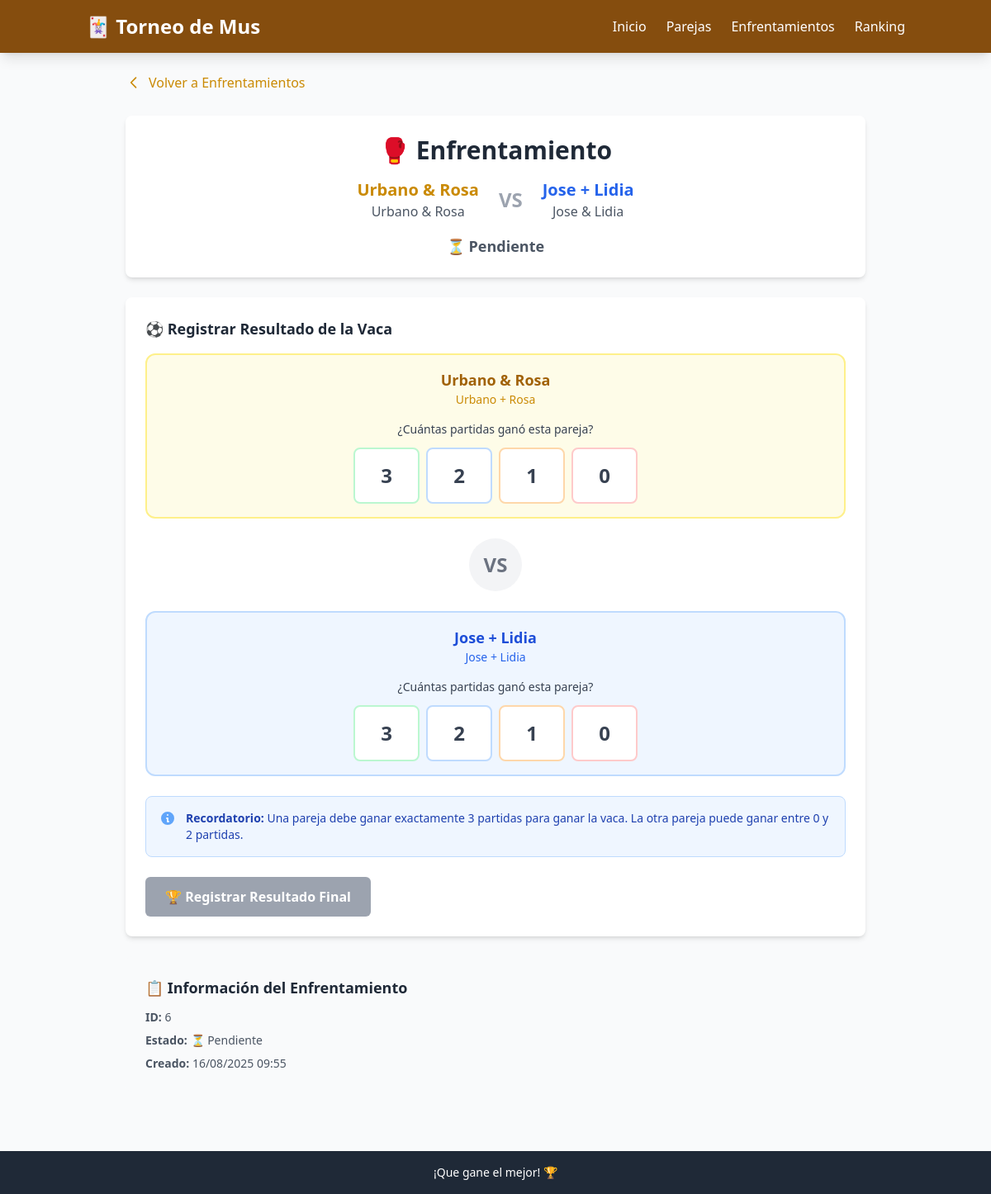
The page /matches/6 on the database as committed earlier.
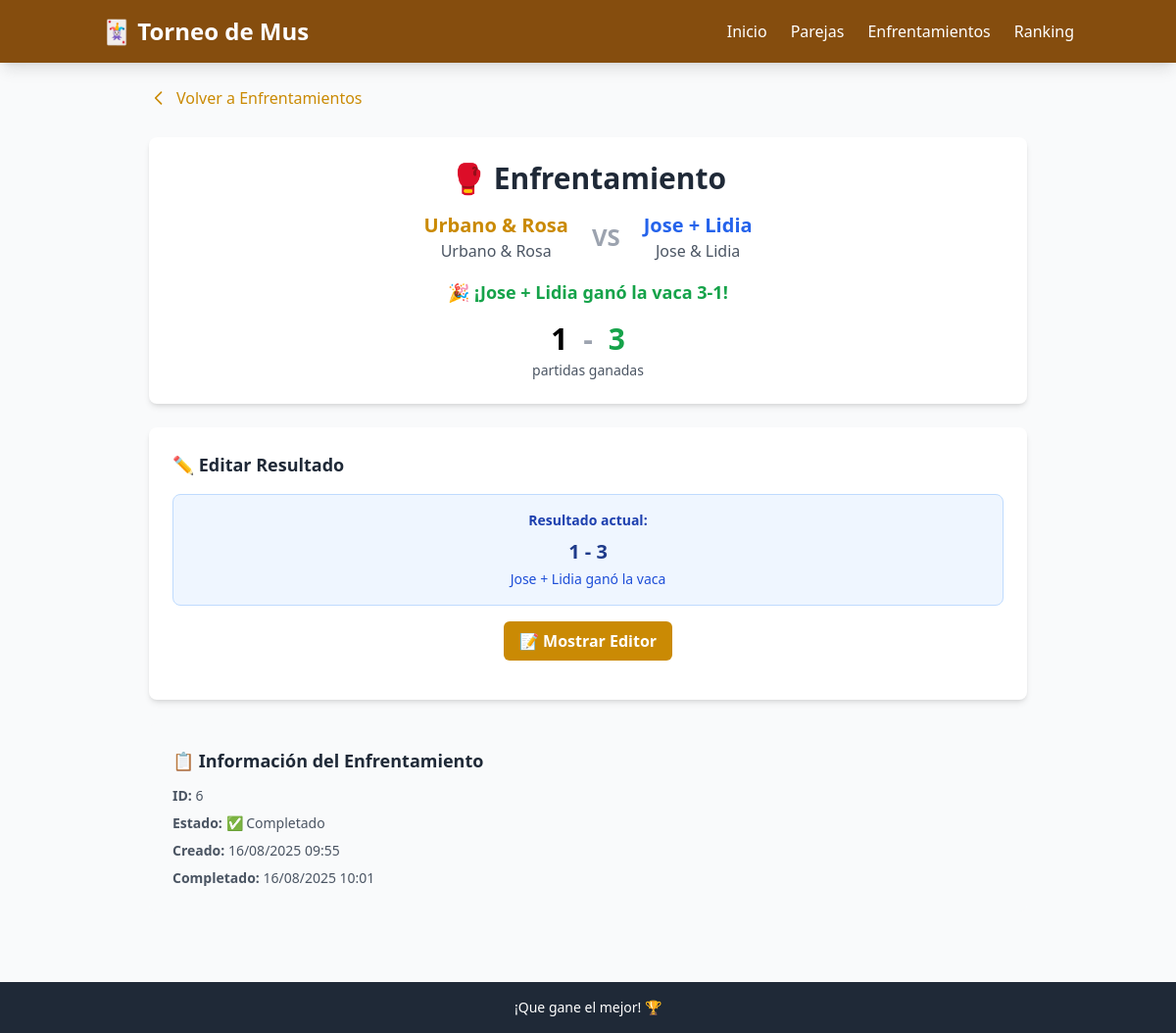
The same page on the database as committed later.
### models.py (models this page shows)
class Team(Base):
    __tablename__ = "teams"
    id = Column(Integer, primary_key=True, index=True)
    name = Column(String, unique=True, index=True)
    player1 = Column(String)
    player2 = Column(String)
    created_at = Column(DateTime, server_default=func.now())
    matches_as_team1 = relationship("Match", foreign_keys="[Match.team1_id]", back_populates="team1")
    matches_as_team2 = relationship("Match", foreign_keys="[Match.team2_id]", back_populates="team2")
    won_matches = relationship("Match", foreign_keys="[Match.winner_id]", back_populates="winner")

class Match(Base):
    __tablename__ = "matches"
    id = Column(Integer, primary_key=True, index=True)
    team1_id = Column(Integer, ForeignKey("teams.id"))
    team2_id = Column(Integer, ForeignKey("teams.id"))
    status = Column(Enum(MatchStatus), default=MatchStatus.PENDING)
    winner_id = Column(Integer, ForeignKey("teams.id"), nullable=True)
    team1_games_won = Column(Integer, default=0)  # Partidas ganadas por team1
    team2_games_won = Column(Integer, default=0)  # Partidas ganadas por team2
    created_at = Column(DateTime, server_default=func.now())
    completed_at = Column(DateTime, nullable=True)
    team1 = relationship("Team", foreign_keys=[team1_id], back_populates="matches_as_team1")
    team2 = relationship("Team", foreign_keys=[team2_id], back_populates="matches_as_team2")
    winner = relationship("Team", foreign_keys=[winner_id], back_populates="won_matches")

### main.py (the view)
@app.get("/matches/{match_id}", response_class=HTMLResponse)
def match_detail(match_id: int, request: Request, db: Session = Depends(get_db)):
    match = db.query(Match).filter(Match.id == match_id).first()
    if not match:
        raise HTTPException(status_code=404, detail="Match not found")
    return templates.TemplateResponse("match_detail.html", {
        "request": request,
        "match": match
    })

### templates/match_detail.html (shortened to what the changed rows need)
{% extends "base.html" %}
{% block content %}
<div class="max-w-4xl mx-auto">
    <div class="bg-white rounded-lg shadow-md p-6 mb-6">
        <div class="text-center">
            <h2 class="text-2xl md:text-3xl font-bold text-gray-800 mb-4">
                🥊 Enfrentamiento
            </h2>
            <div class="flex items-center justify-center space-x-6 mb-4">
                <div class="text-center">
                    <h3 class="text-xl font-bold text-mus-600">{{ match.team1.name }}</h3>
                    <p class="text-gray-600">
                        <span class="font-medium">{{ match.team1.player1 }}</span> &
                        <span class="font-medium">{{ match.team1.player2 }}</span>
                    </p>
                </div>
                <div class="text-2xl font-bold text-gray-400">VS</div>
                <div class="text-center">
                    <h3 class="text-xl font-bold text-blue-600">{{ match.team2.name }}</h3>
                    <p class="text-gray-600">
                        <span class="font-medium">{{ match.team2.player1 }}</span> &
                        <span class="font-medium">{{ match.team2.player2 }}</span>
                    </p>
                </div>
            </div>
            {% if match.status.value == 'completed' %}
                <div class="text-lg text-green-600 font-bold">
                    🎉 ¡{{ match.winner.name }} ganó la vaca {{ match.winner.id == match.team1_id and match.team1_games_won or match.team2_games_won }}-{{ match.winner.id == match.team1_id and match.team2_games_won or match.team1_games_won }}!
                </div>
            {% elif match.status.value == 'in_progress' %}
                <div class="text-lg text-orange-600 font-bold">
                    ⚡ En progreso
                </div>
            {% else %}
                <div class="text-lg text-gray-600 font-bold">
                    ⏳ Pendiente
                </div>
            {% endif %}
        </div>
        {% if match.team1_games_won > 0 or match.team2_games_won > 0 %}
        <div class="text-center mt-4">
            <div class="text-3xl font-bold">
                <span class="{% if match.team1_games_won > match.team2_games_won %}text-green-600{% endif %}">{{ match.team1_games_won }}</span>
                <span class="mx-2 text-gray-400">-</span>
                <span class="{% if match.team2_games_won > match.team1_games_won %}text-green-600{% endif %}">{{ match.team2_games_won }}</span>
            </div>
            <div class="text-sm text-gray-600 mt-1">partidas ganadas</div>
        </div>
        {% endif %}
    </div>
    {% if match.status.value != 'completed' %}
    <div class="bg-white rounded-lg shadow-md p-6 mb-6" x-data="matchResultForm()">
        <h3 class="text-lg font-semibold text-gray-800 mb-4">⚽ Registrar Resultado de la Vaca</h3>
        <form @submit.prevent="validateAndSubmit()" action="/matches/{{ match.id }}/set-result" method="post" class="space-y-6">
            <div class="space-y-6">
                <div class="bg-mus-50 border-2 border-mus-200 rounded-xl p-4">
                    <div class="text-center mb-4">
                        <h4 class="text-lg font-bold text-mus-700">{{ match.team1.name }}</h4>
                        <p class="text-sm text-mus-600">{{ match.team1.player1 }} + {{ match.team1.player2 }}</p>
                    </div>
                    <div class="text-center mb-3">
                        <p class="text-sm font-medium text-gray-700">¿Cuántas partidas ganó esta pareja?</p>
                    </div>
                    <div class="flex justify-center space-x-2">
                        <button type="button" @click="selectTeam1Games(3)"
                                :class="team1Games === '3' ? 'bg-green-600 text-white shadow-lg' : 'bg-white text-gray-700 hover:bg-green-50'"
                                class="flex-1 max-w-20 py-4 px-3 rounded-lg border-2 border-green-200 font-bold text-2xl transition-all duration-200 active:scale-95">
                            3
                        </button>
                        <button type="button" @click="selectTeam1Games(2)"
                                :class="team1Games === '2' ? 'bg-blue-600 text-white shadow-lg' : 'bg-white text-gray-700 hover:bg-blue-50'"
                                class="flex-1 max-w-20 py-4 px-3 rounded-lg border-2 border-blue-200 font-bold text-2xl transition-all duration-200 active:scale-95">
                            2
                        </button>
                        <button type="button" @click="selectTeam1Games(1)"
                                :class="team1Games === '1' ? 'bg-orange-600 text-white shadow-lg' : 'bg-white text-gray-700 hover:bg-orange-50'"
                                class="flex-1 max-w-20 py-4 px-3 rounded-lg border-2 border-orange-200 font-bold text-2xl transition-all duration-200 active:scale-95">
                            1
                        </button>
                        <button type="button" @click="selectTeam1Games(0)"
                                :class="team1Games === '0' ? 'bg-red-600 text-white shadow-lg' : 'bg-white text-gray-700 hover:bg-red-50'"
                                class="flex-1 max-w-20 py-4 px-3 rounded-lg border-2 border-red-200 font-bold text-2xl transition-all duration-200 active:scale-95">
                            0
                        </button>
                    </div>
                </div>
                <div class="text-center">
                    <div class="inline-flex items-center justify-center w-16 h-16 bg-gray-100 rounded-full">
                        <span class="text-2xl font-bold text-gray-500">VS</span>
                    </div>
                </div>
                <div class="bg-blue-50 border-2 border-blue-200 rounded-xl p-4">
                    <div class="text-center mb-4">
                        <h4 class="text-lg font-bold text-blue-700">{{ match.team2.name }}</h4>
                        <p class="text-sm text-blue-600">{{ match.team2.player1 }} + {{ match.team2.player2 }}</p>
                    </div>
                    <div class="text-center mb-3">
                        <p class="text-sm font-medium text-gray-700">¿Cuántas partidas ganó esta pareja?</p>
                    </div>
                    <div class="flex justify-center space-x-2">
                        <button type="button" @click="selectTeam2Games(3)"
                                :class="team2Games === '3' ? 'bg-green-600 text-white shadow-lg' : 'bg-white text-gray-700 hover:bg-green-50'"
                                class="flex-1 max-w-20 py-4 px-3 rounded-lg border-2 border-green-200 font-bold text-2xl transition-all duration-200 active:scale-95">
                            3
                        </button>
                        <button type="button" @click="selectTeam2Games(2)"
                                :class="team2Games === '2' ? 'bg-blue-600 text-white shadow-lg' : 'bg-white text-gray-700 hover:bg-blue-50'"
                                class="flex-1 max-w-20 py-4 px-3 rounded-lg border-2 border-blue-200 font-bold text-2xl transition-all duration-200 active:scale-95">
                            2
                        </button>
                        <button type="button" @click="selectTeam2Games(1)"
                                :class="team2Games === '1' ? 'bg-orange-600 text-white shadow-lg' : 'bg-white text-gray-700 hover:bg-orange-50'"
                                class="flex-1 max-w-20 py-4 px-3 rounded-lg border-2 border-orange-200 font-bold text-2xl transition-all duration-200 active:scale-95">
                            1
                        </button>
                        <button type="button" @click="selectTeam2Games(0)"
                                :class="team2Games === '0' ? 'bg-red-600 text-white shadow-lg' : 'bg-white text-gray-700 hover:bg-red-50'"
                                class="flex-1 max-w-20 py-4 px-3 rounded-lg border-2 border-red-200 font-bold text-2xl transition-all duration-200 active:scale-95">
                            0
                        </button>
                    </div>
                </div>
            </div>
            <div class="bg-blue-50 border border-blue-200 rounded-lg p-4">
                <div class="flex items-start">
                    <div class="flex-shrink-0">
                        <svg class="w-5 h-5 text-blue-400" fill="currentColor" viewBox="0 0 20 20">
                            <path fill-rule="evenodd" d="M18 10a8 8 0 11-16 0 8 8 0 0116 0zm-7-4a1 1 0 11-2 0 1 1 0 012 0zM9 9a1 1 0 000 2v3a1 1 0 001 1h1a1 1 0 100-2v-3a1 1 0 00-1-1H9z" clip-rule="evenodd"></path>
                        </svg>
                    </div>
                    <div class="ml-3">
                        <p class="text-sm text-blue-800">
                            <strong>Recordatorio:</strong> Una pareja debe ganar exactamente 3 partidas para ganar la vaca. La otra pareja puede ganar entre 0 y 2 partidas.
                        </p>
                    </div>
                </div>
            </div>
            <button type="submit"
                    :disabled="!isValid || isSubmitting"
                    :class="isValid && !isSubmitting ? 'bg-green-600 hover:bg-green-700' : 'bg-gray-400 cursor-not-allowed'"
                    class="w-full md:w-auto text-white px-6 py-3 rounded-md font-semibold transition-colors">
                <span x-show="!isSubmitting">🏆 Registrar Resultado Final</span>
            </button>
        </form>
    </div>
    {% endif %}
    {% if match.status.value == 'completed' %}
    <div class="bg-white rounded-lg shadow-md p-6 mb-6" x-data="matchEditForm({{ match.team1_games_won }}, {{ match.team2_games_won }})">
        <h3 class="text-lg font-semibold text-gray-800 mb-4">✏️ Editar Resultado</h3>
        <div class="bg-blue-50 border border-blue-200 rounded-lg p-4 mb-4">
            <div class="text-center">
                <p class="text-sm text-blue-800 mb-2"><strong>Resultado actual:</strong></p>
                <p class="text-xl font-bold text-blue-900">{{ match.team1_games_won }} - {{ match.team2_games_won }}</p>
                <p class="text-sm text-blue-700 mt-1">{{ match.winner.name }} ganó la vaca</p>
            </div>
        </div>
        <div class="text-center mb-4">
            <button @click="showEditForm = !showEditForm"
                    class="bg-yellow-600 hover:bg-yellow-700 text-white px-4 py-2 rounded-md font-semibold transition-colors">
                <span x-show="!showEditForm">📝 Mostrar Editor</span>
            </button>
        </div>
    </div>
    {% endif %}
    <div class="bg-gray-50 rounded-lg p-6">
        <div class="space-y-2 text-sm text-gray-600">
            <p><strong>ID:</strong> {{ match.id }}</p>
            <p><strong>Estado:</strong>
                {% if match.status.value == 'completed' %}
                    ✅ Completado
                {% elif match.status.value == 'in_progress' %}
                    ⚡ En progreso
                {% else %}
                    ⏳ Pendiente
                {% endif %}
            </p>
            <p><strong>Creado:</strong> {{ match.created_at.strftime('%d/%m/%Y %H:%M') if match.created_at else 'N/A' }}</p>
            {% if match.completed_at %}
            <p><strong>Completado:</strong> {{ match.completed_at.strftime('%d/%m/%Y %H:%M') }}</p>
            {% endif %}
        </div>
    </div>
</div>
{% endblock %}

Rows that differ between the two databases and show on the page:
shown differently, row unchanged: Team "Urbano & Rosa": team1.name "Urbano & Rosa" → (not shown); team1.player1 "Urbano" → (not shown); team1.player2 "Rosa" → (not shown)
shown differently, row unchanged: Team "Jose + Lidia": winner.name (not shown) → "Jose + Lidia"; team2.name "Jose + Lidia" → (not shown); team2.player1 "Jose" → (not shown); team2.player2 "Lidia" → (not shown)
changed Match id 6: status "PENDING" → "COMPLETED" (drawn); winner (not shown) → "3"; winner (not shown) → "1"; team1_games_won (not shown) → "1"; team2_games_won (not shown) → "3"; completed_at (not shown) → "16/08/2025 10:01"
Other text that changed with them:
text no longer shown: "⏳ Pendiente ⚽ Registrar Resultado de la Vaca + ¿Cuántas partidas ganó esta pareja? 3 2 1 0 VS + ¿Cuántas partidas ganó esta pareja? 3 2 1 0 Recordatorio: Una pareja debe ganar exactamente 3 partidas para ganar la vaca. La otra pareja puede ganar entre 0 y 2 partidas. 🏆 Registrar Resultado Final ⏳ Pendiente"
text now shown: "🎉 ¡ ganó la vaca - ! - partidas ganadas ✏️ Editar Resultado Resultado actual: - ganó la vaca 📝 Mostrar Editor ✅ Completado Completado:"
